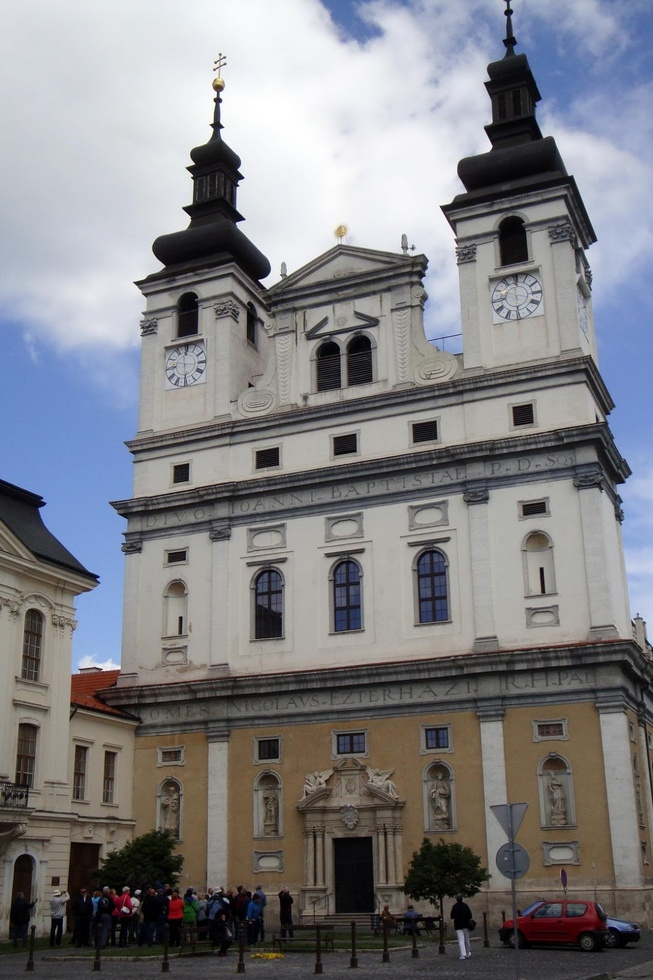
#> input picture Lab 1/SHIFT/Image_FE/google-image-recognition-tutorial/building_2.jpg, 653 x 980 px, shrunk from 1067 x 1600 before the run, found by its file name
$ python Feauture.py   (older library calls are emulated)
#> lines starting #> are read from the running program, lines starting #| are printed output that depends on the picture

import cv2
import numpy as np
import matplotlib.pyplot as plt
import os

print( 'OpenCV Version (should be 3.1.0, with nonfree packages installed, for this tutorial):')
print( cv2.__version__)

dataset_path = 'C:\\Users\\vidiy\\Desktop\\BDA\class\\Tutorial 3 Source Code\\Image_FE\google-image-recognition-tutorial\\building_1.jpg'
img_building = cv2.imread('C:\\Users\\vidiy\\Desktop\\BDA\\class\\Tutorial 3 Source Code\\Image_FE\google-image-recognition-tutorial\\building_2.jpg')
#> img_building is the input picture: shape (980, 653, 3); mean B, G, R 132.1, 128, 127.8
img_building = cv2.cvtColor(img_building, cv2.COLOR_BGR2RGB)  # Convert from cv's BRG default color order to RGB

orb = cv2.ORB_create()  # OpenCV 3 backward incompatibility: Do not create a detector with `cv2.ORB()`.
key_points, description = orb.detectAndCompute(img_building, None)
#> key_points = 500 keypoints; strongest (x, y, size): (260, 281, 37.2), (211, 125, 31), (193, 163, 31), (261, 281, 44.6)
img_building_keypoints = cv2.drawKeypoints(img_building,
                                           key_points,
                                           img_building,
                                           flags=cv2.DRAW_MATCHES_FLAGS_DRAW_RICH_KEYPOINTS) # Draw circles.
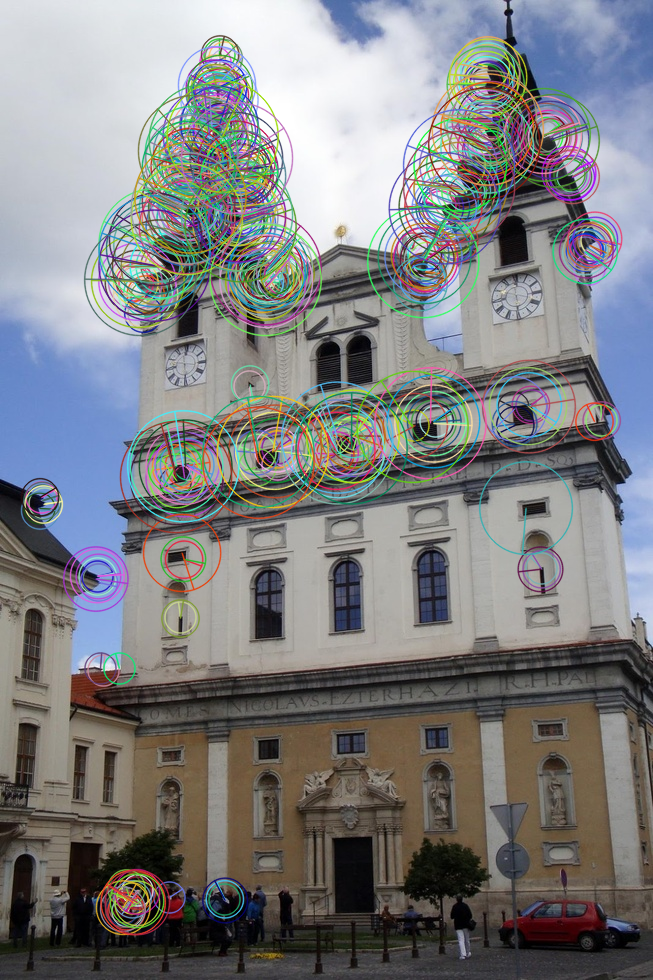
#> img_building_keypoints: shape (980, 653, 3); mean R, G, B 126.3, 127.2, 129.4
plt.figure(figsize=(16, 16))
plt.title('ORB Interest Points')
plt.imshow(img_building_keypoints); plt.show()


def image_detect_and_compute(detector, img_name):
    """Detect and compute interest points and their descriptors."""
    img = cv2.imread(os.path.join(dataset_path, img_name))
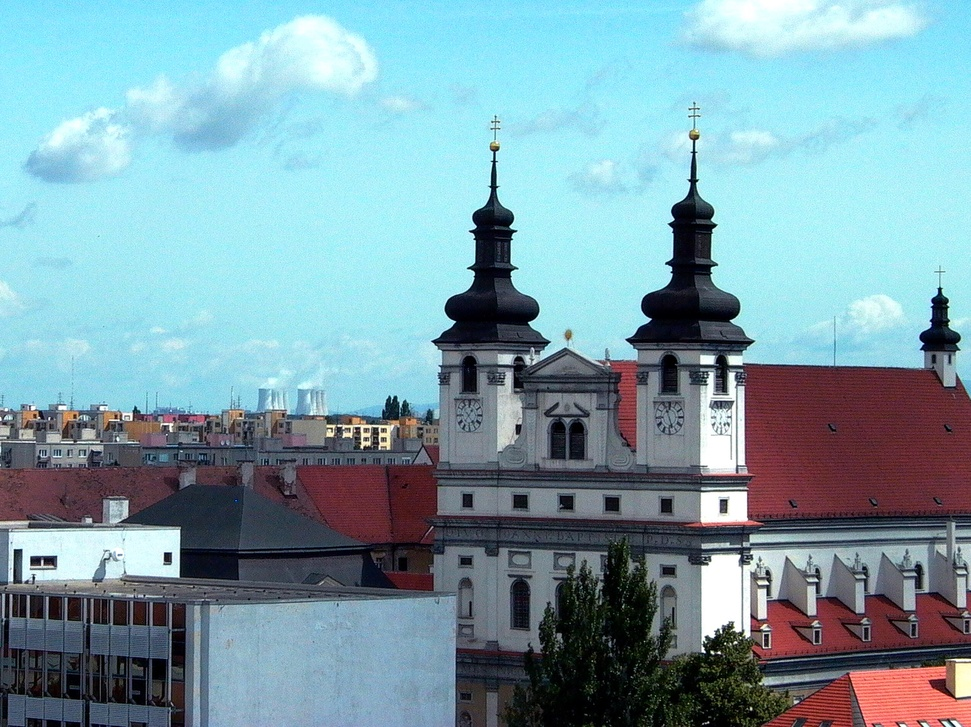
#> input picture Lab 1/SHIFT/Image_FE/google-image-recognition-tutorial/building_1.jpg, 971 x 727 px, shrunk from 1586 x 1187 before the run, found by its file name
#> img is the input picture: shape (727, 971, 3); mean B, G, R 168.9, 158.5, 125.3
    img = cv2.cvtColor(img, cv2.COLOR_BGR2GRAY)
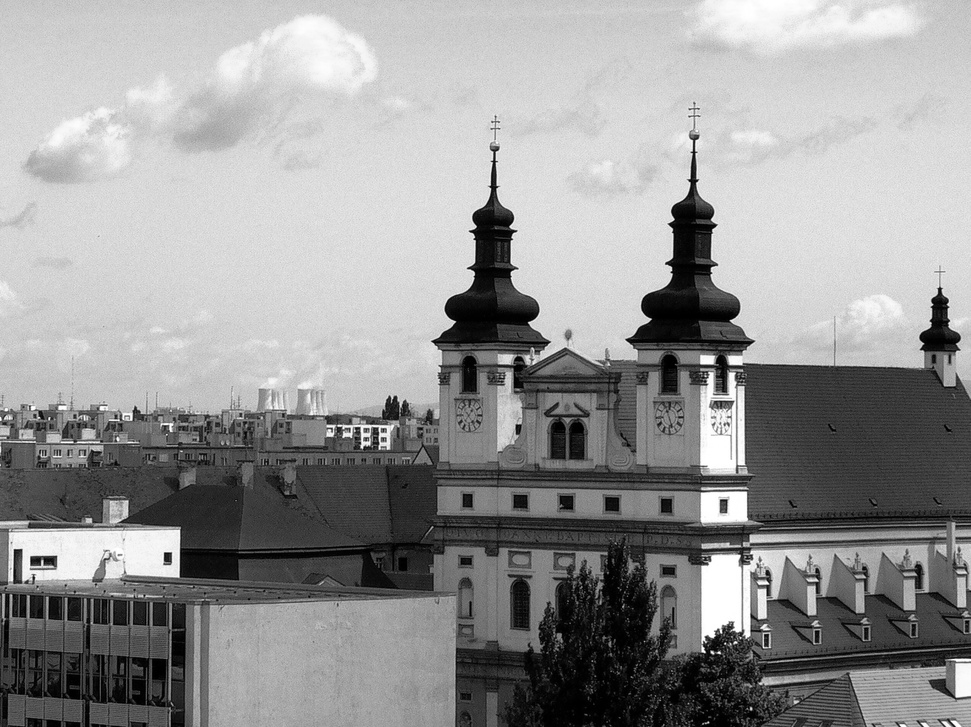
#> img: shape (727, 971); min 0, max 255, mean 149.7
    kp, des = detector.detectAndCompute(img, None)
#> kp = 500 keypoints; strongest (x, y, size): (377, 428, 31), (765, 635, 31), (767, 635, 31), (704, 651, 31)
    return img, kp, des


def draw_image_matches(detector, img1_name, img2_name, nmatches=10):
    """Draw ORB feature matches of the given two images."""
    img1, kp1, des1 = image_detect_and_compute(detector, img1_name)
#> kp1 has the same summary as kp in image_detect_and_compute
    img2, kp2, des2 = image_detect_and_compute(detector, img2_name)
#> in image_detect_and_compute (call 2), `img = cv2.cvtColor(img, cv2.COLOR_BGR2GRAY)`:
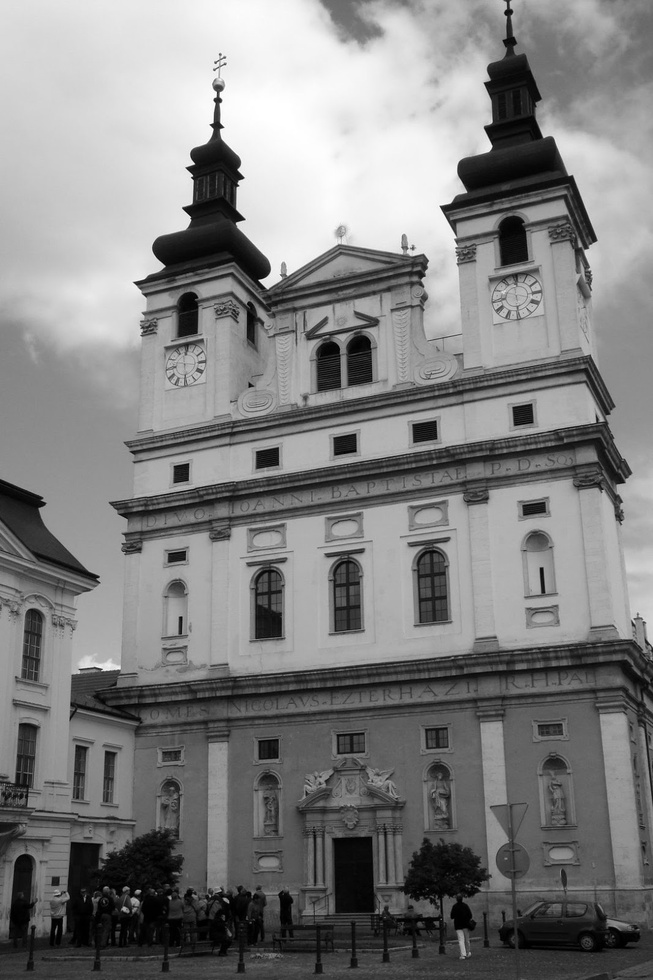
#> img: shape (980, 653); min 0, max 255, mean 128.4
#> in image_detect_and_compute (call 2), `kp, des = detector.detectAndCompute(img, None)`: kp = 500 keypoints; strongest (x, y, size): (260, 281, 37.2), (211, 125, 31), (193, 163, 31), (222, 127, 31)
#> kp2 has the same summary as kp in image_detect_and_compute
    bf = cv2.BFMatcher(cv2.NORM_HAMMING, crossCheck=True)
    matches = bf.match(des1, des2)
#> matches = 110 matches
    matches = sorted(matches, key=lambda x: x.distance)  # Sort matches by distance.  Best come first.

    img_matches = cv2.drawMatches(img1, kp1, img2, kp2, matches[:nmatches], img2, flags=2)  # Show top 10 matches
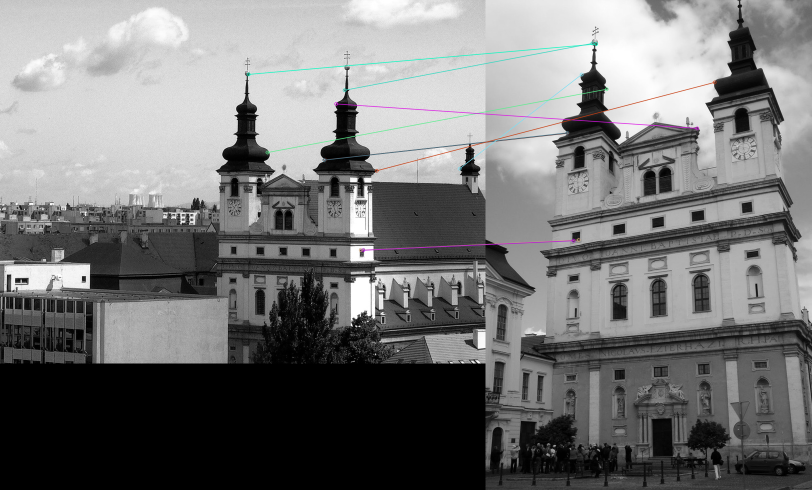
#> img_matches: shape (980, 1624, 3) (shown at 1/2 size); mean of channels 0, 1, 2 118, 117.9, 117.8; drawn as B, G, R
    plt.figure(figsize=(16, 16))
    plt.title(type(detector))
    plt.imshow(img_matches);
    plt.show()


orb = cv2.ORB_create()
draw_image_matches(orb, 'C:\\Users\\vidiy\\Desktop\\BDA\class\\Tutorial 3 Source Code\\Image_FE\google-image-recognition-tutorial\\building_1.jpg', 'C:\\Users\\vidiy\\Desktop\\BDA\\class\\Tutorial 3 Source Code\\Image_FE\google-image-recognition-tutorial\\building_2.jpg')
sift = cv2.xfeatures2d.SIFT_create()
kp, des = sift.detectAndCompute(img_building, None)
#> kp = 5008 keypoints; strongest (x, y, size): (508, 12, 5.4), (344, 453, 1.8), (270, 184, 1.9), (267, 162, 2)
img_kp = cv2.drawKeypoints(img_building, kp, img_building)
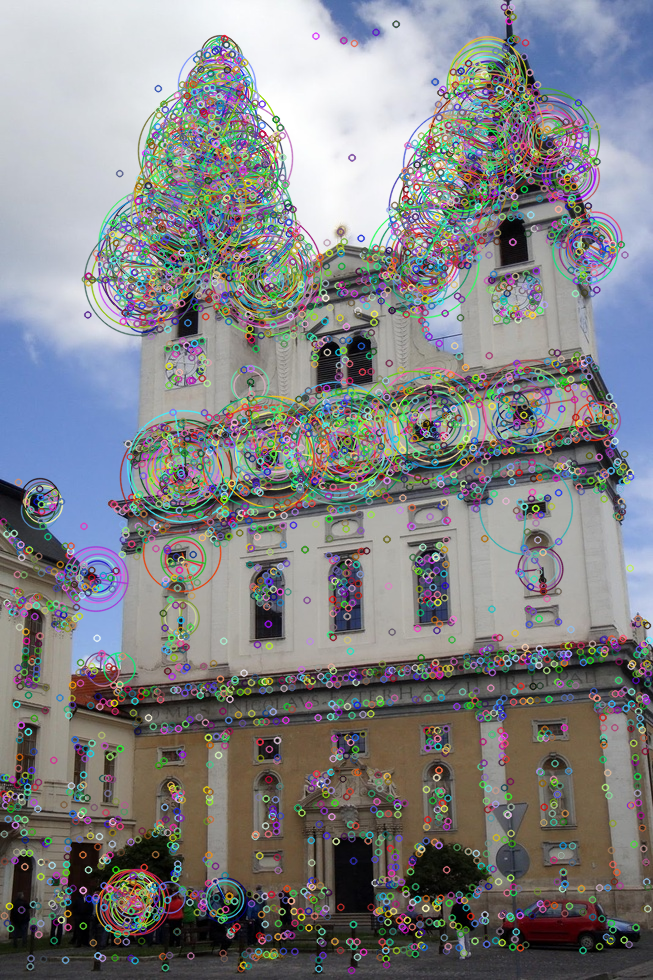
#> img_kp: shape (980, 653, 3); mean R, G, B 129.3, 130.3, 132.8

plt.figure(figsize=(15, 15))
plt.imshow(img_kp); plt.show()
img1, kp1, des1 = image_detect_and_compute(sift, 'C:\\Users\\vidiy\\Desktop\\BDA\class\\Tutorial 3 Source Code\\Image_FE\google-image-recognition-tutorial\\building_1.jpg')
#> in image_detect_and_compute (call 3), `kp, des = detector.detectAndCompute(img, None)`: kp = 2518 keypoints; strongest (x, y, size): (719, 653, 2.1), (712, 652, 2.4), (167, 557, 6.5), (751, 709, 2)
#> kp1 has the same summary as kp in image_detect_and_compute
img2, kp2, des2 = image_detect_and_compute(sift, 'C:\\Users\\vidiy\\Desktop\\BDA\\class\\Tutorial 3 Source Code\\Image_FE\google-image-recognition-tutorial\\building_2.jpg')
#> in image_detect_and_compute (call 4), `kp, des = detector.detectAndCompute(img, None)`: kp = 3172 keypoints; strongest (x, y, size): (215, 167, 34.8), (218, 100, 5.1), (218, 88, 6.4), (260, 280, 2)
#> kp2 has the same summary as kp in image_detect_and_compute

FLANN_INDEX_KDTREE = 1
index_params = dict(algorithm = FLANN_INDEX_KDTREE, trees = 5)
search_params = dict(checks=50)

flann = cv2.FlannBasedMatcher(index_params,search_params)
matches = flann.knnMatch(des1, des2, k=2)
#> matches = 2518 matches

matchesMask = [[0, 0] for i in range(len(matches))]
#> matchesMask = 2518 pairs, first value 0 to 0, second value 0 to 0
# ratio test as per Lowe's paper
for i, (m, n) in enumerate(matches):
    if m.distance < 0.55*n.distance:
        matchesMask[i] = [1, 0]
#> after the loop, matchesMask = 2518 pairs, first value 0 to 1, second value 0 to 0

draw_params = dict(matchColor=(0, 255, 0),
                   singlePointColor=(255, 0, 0),
                   matchesMask=matchesMask,
                   flags=0)
#> draw_params = 4 items

img3 = cv2.drawMatchesKnn(img1, kp1, img2, kp2, matches, None, **draw_params)
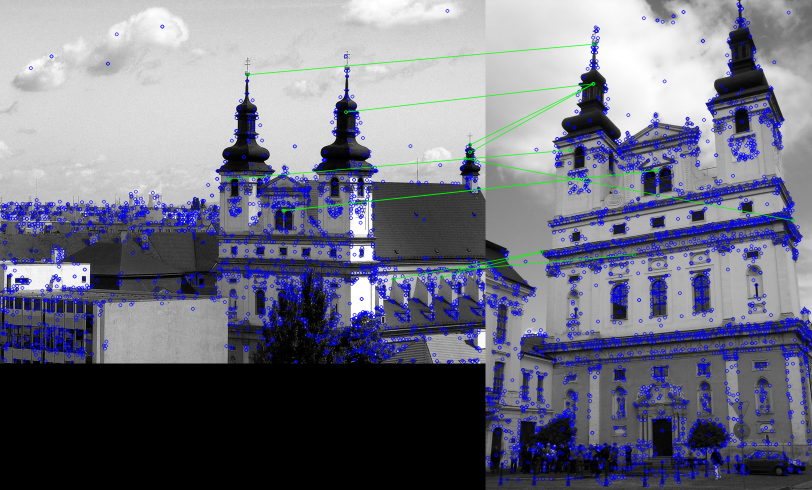
#> img3: shape (980, 1624, 3) (shown at 1/2 size); mean of channels 0, 1, 2 128, 112.9, 111.7; drawn as B, G, R
plt.figure(figsize=(18, 18))
plt.imshow(img3)
plt.show()
